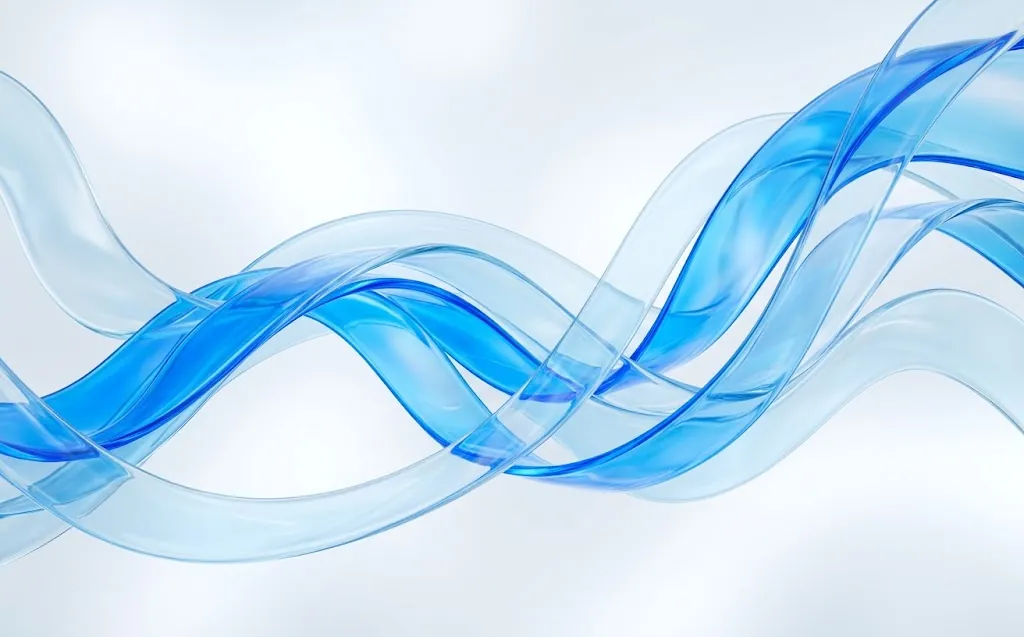
#> input picture img/aero-screen.webp, 1024 x 637 px, given in place of aero-screen.webp-screen.png, which was not available
$ python cutout.py ../img/aero-screen.webp
#> lines starting #> are read from the running program, lines starting #| are printed output that depends on the picture; pictures that were not available may be replaced by others from this repository, and a replacement may not be noted
# Key the magenta out of each layer, trim to the object, save WebP with alpha into ../img/.
#   py cutout.py nightforge [aero ...]
import sys, json, numpy as np
from PIL import Image
from scipy import ndimage
PARTS = ['lid', 'deck', 'board', 'battery', 'bottom', 'keys']

MAXW, Q, AQ = 900, 82, 88            # the largest a layer is ever drawn is ~870 device px on a phone

def save(img, dst, maxw=MAXW, q=Q):
    if img.width > maxw:
        img = img.resize((maxw, round(img.height * maxw / img.width)), Image.LANCZOS)
    kw = dict(quality=q, method=6)
    if img.mode == 'RGBA': kw['alpha_quality'] = AQ
    img.save(dst, 'WEBP', **kw)
    return img

meta = {}
try: meta = json.load(open('layers.json'))
except FileNotFoundError: pass
for model in sys.argv[1:]:
    scr = Image.open(f'../_src/{model}-screen.png').convert('RGB')
#> scr is the input picture: PIL image 1024x637 RGB; mean R, G, B 194.5, 224.7, 244.8
    save(scr, f'../img/{model}-screen.webp', 1100, 80)
    for part in PARTS:
        im = np.asarray(Image.open(f'../_src/{model}-{part}.png').convert('RGB')).astype(int)
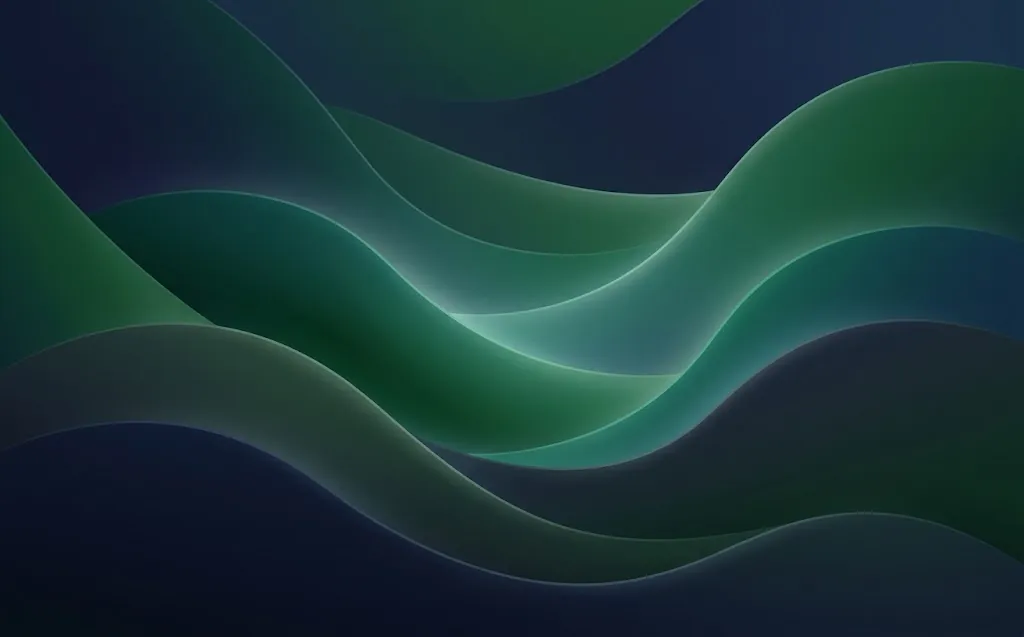
#> input picture img/ledger-screen.webp, 1024 x 637 px, given in place of aero-screen.webp-lid.png, which was not available
        r, g, b = im[..., 0], im[..., 1], im[..., 2]
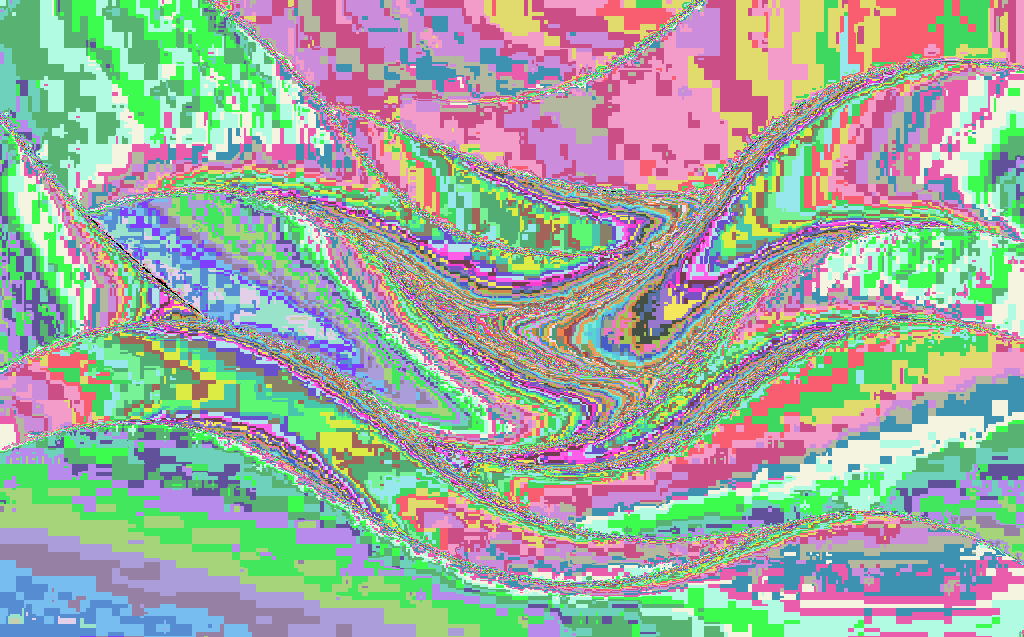
#> r: shape (637, 1024) int64; 142 distinct labels, from 0 to 141; one colour per label, 0 black
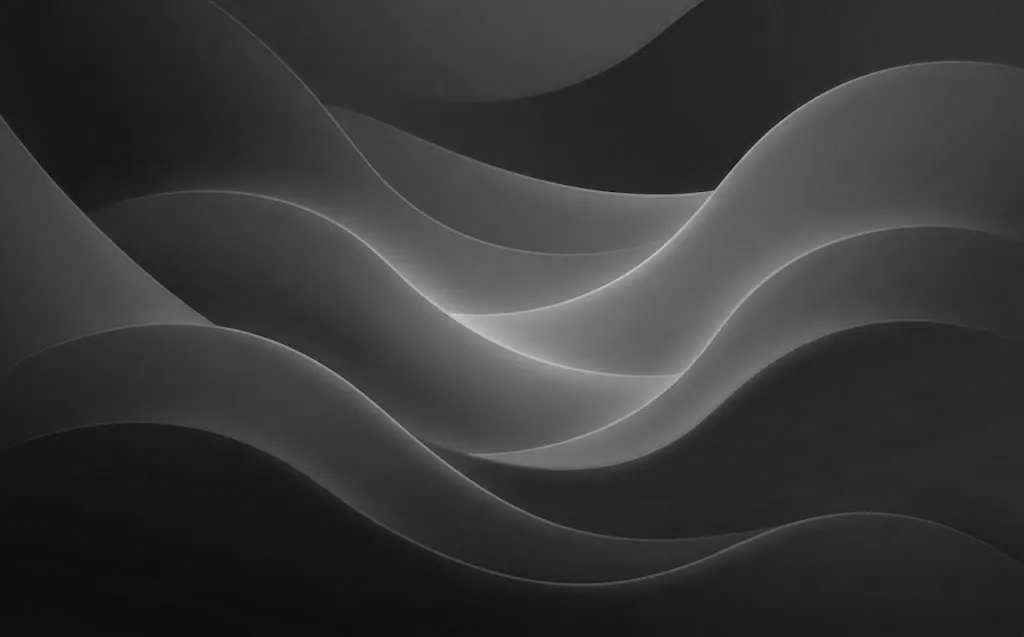
#> g: shape (637, 1024) int64; min 12, max 200, mean 54.6
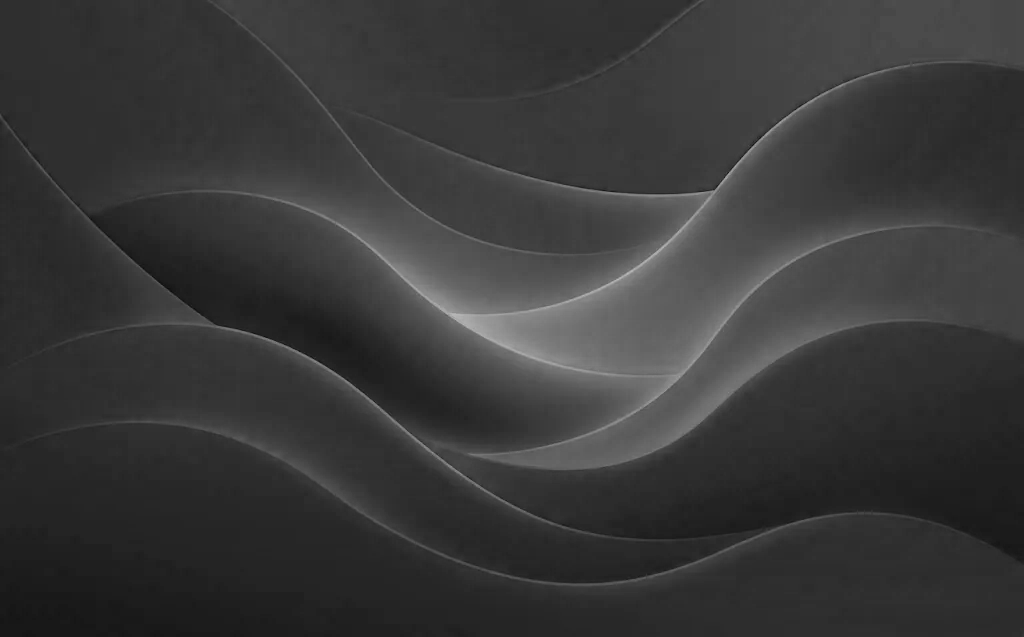
#> b: shape (637, 1024) int64; min 13, max 185, mean 56.4
        mag = (r - g > 90) & (b - g > 90)
#> mag: shape (637, 1024) bool; every value is 0
        fg = ndimage.binary_opening(~mag, iterations=2)
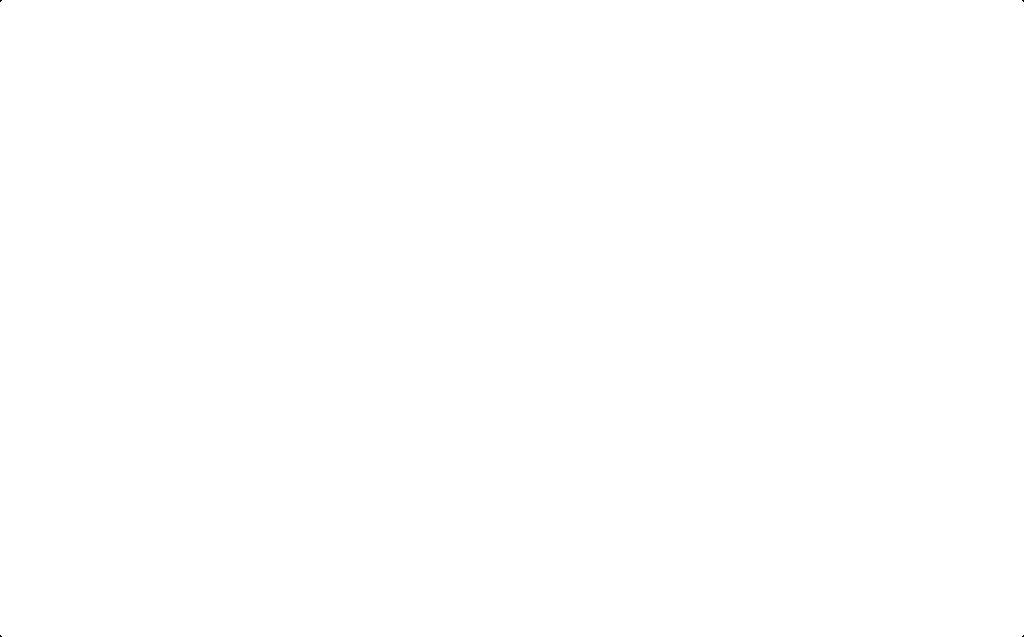
#> fg: shape (637, 1024) bool; 100% white; black in thin lines or dots
        lab, k = ndimage.label(fg)
#> lab: shape (637, 1024) int32; values 0 (black) and 1 (white), 100% white; black in thin lines or dots
#> k = 1
        areas = ndimage.sum(fg, lab, range(1, k + 1))
#> areas = [652276]
        keep = [i + 1 for i, a in enumerate(areas) if a > areas.max() * 0.02]   # drops the Gemini sparkle
#> keep = [1]
        fg = np.isin(lab, keep)
        fg = ndimage.binary_erosion(fg, iterations=1)
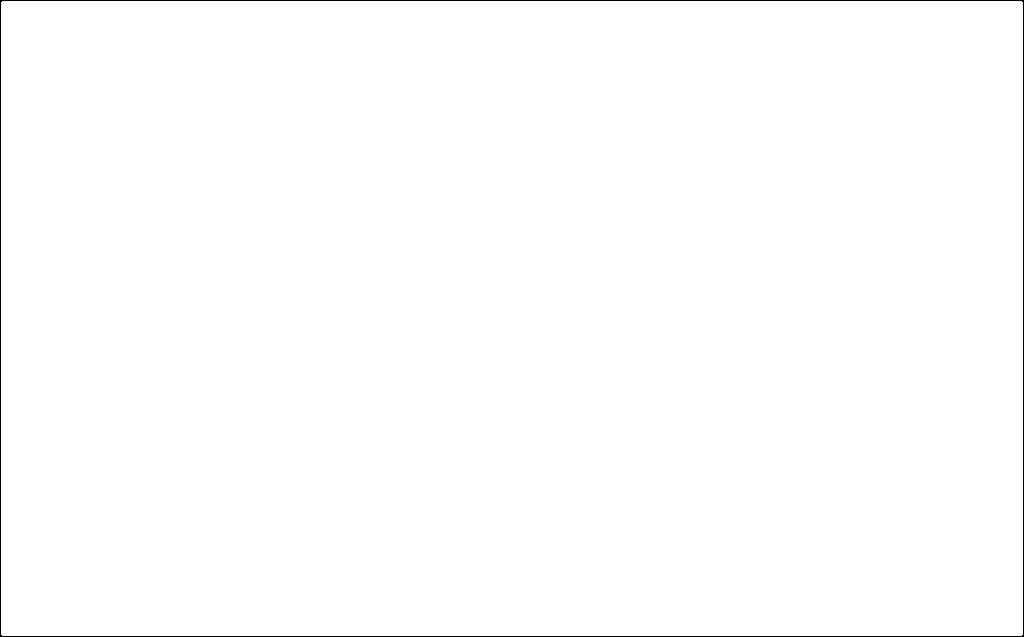
#> fg: shape (637, 1024) bool; 99.5% white; black in thin lines or dots
        alpha = np.clip((ndimage.gaussian_filter(fg.astype(float), 0.9) - .15) / .7, 0, 1)
        spill = np.clip(np.minimum(r, b) - g, 0, None)              # pull the pink cast off edge pixels
#> spill: shape (637, 1024) int64; every value is 0
        rgb = im.copy(); rgb[..., 0] -= spill // 2; rgb[..., 2] -= spill // 2
        ys, xs = np.where(alpha > .02)
        y0, y1, x0, x1 = ys.min(), ys.max() + 1, xs.min(), xs.max() + 1
#> y0 = 0; y1 = 637; x0 = 0; x1 = 1024
        out = np.dstack([rgb, alpha * 255])[y0:y1, x0:x1].clip(0, 255).astype('uint8')
        img = save(Image.fromarray(out, 'RGBA'), f'../img/{model}-{part}.webp')
        meta[f'{model}-{part}'] = {'w': img.width, 'h': img.height, 'ratio': round(img.width / img.height, 3)}
        print(model, part, img.size, round(img.width / img.height, 2))
#| ../img/aero-screen.webp lid (900, 560) 1.61
#> (the run stopped early here; a loop or call above may not have finished)
